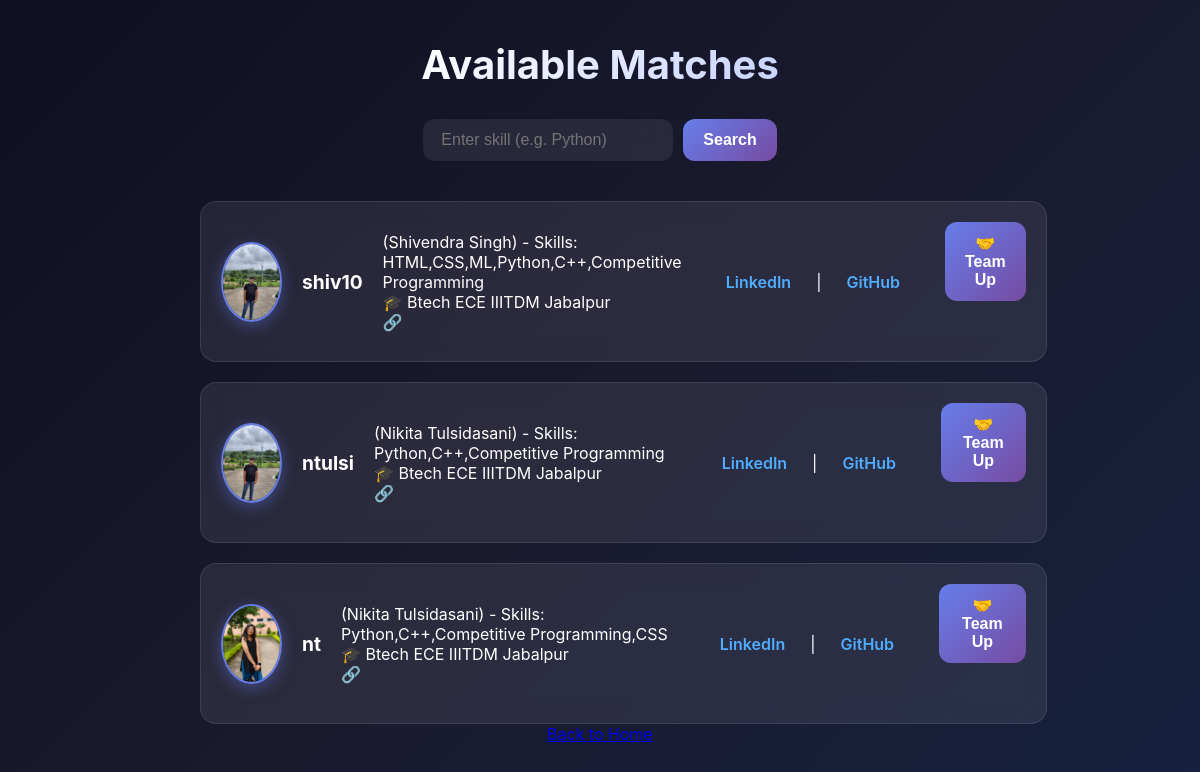
Screenshot of /matches (signed in) with the database file from the repository.
### app.py (models this page shows)
class User(db.Model, UserMixin):
    id = db.Column(db.Integer, primary_key=True)
    username = db.Column(db.String(50), unique=True, nullable=False)
    name = db.Column(db.String(50))
    skills = db.Column(db.String(200))
    linkedin = db.Column(db.String(200))
    github = db.Column(db.String(200))
    education = db.Column(db.String(200))
    photo = db.Column(db.String(200))
    availability = db.Column(db.Boolean, default=True)

### app.py (the view)
@app.route('/matches')
@login_required
def matches():
    required_skill = request.args.get("skill", None)
    if required_skill:
        skill_list = [s.strip().lower() for s in required_skill.split(",")]
        filters = [User.skills.ilike(f"%{skill}%") for skill in skill_list]
        users = User.query.filter(and_(*filters), User.availability == True).all()
    else:
        users = User.query.filter_by(availability=True).all()
    return render_template("matches.html", users=users, skill=required_skill)

### app.py (called while the page is built)
@login_manager.user_loader
def load_user(user_id):
    return User.query.get(int(user_id))

### templates/matches.html (shortened to what this page needs)
<!DOCTYPE html>
<html>
<head>
    <link rel="stylesheet" href="{{ url_for('static', filename='css/stylematch.css') }}">
</head>
<body>
    <h1>Available Matches</h1>
        <form method="get" action="{{ url_for('matches') }}">
        <input type="text" name="skill" placeholder="Enter skill (e.g. Python)" value="{{ skill or '' }}">
        <button type="submit">Search</button>
    </form>
    {% if users %}
        <ul>
        {% for user in users %}
            <li>
               {% if user.photo %}
               <img src="{{ url_for('static', filename='uploads/' + user.photo) }}"
                    width="80" height="80" style="border-radius:50%">
               {% endif %}
                <b>{{ user.username }}</b> ({{ user.name }}) - Skills: {{ user.skills }}
                <br>
                🎓 {{ user.education or 'Not provided' }} <br>
                🔗 <a href="{{ user.linkedin }}" target="_blank">LinkedIn</a> |
                <a href="{{ user.github }}" target="_blank">GitHub</a> <br>
                    <form method="POST" action="{{ url_for('teamup', user_id=user.id) }}">
                    <button type="submit">🤝 Team Up</button>
                </form>
            </li>
        {% endfor %}
        </ul>
    {% else %}
        <p>No matching users found.</p>
    {% endif %}
    <a href="{{ url_for('home') }}">Back to Home</a>
</body>
</html>

### static/css/stylematch.css (style rules this page uses)
* { margin: 0; padding: 0; box-sizing: border-box; }
body { font-family: 'Inter', sans-serif; background: linear-gradient(135deg, #0f0f23 0%, #1a1a2e 50%, #16213e 100%); min-height: 100vh; padding: 40px 20px; color: #fff; display: flex; flex-direction: column; align-items: center; }
h1 { font-size: 2.5rem; margin-bottom: 30px; background: linear-gradient(135deg, #ffffff, #c7d2fe); -webkit-background-clip: text; -webkit-text-fill-color: transparent; animation: glow 2s ease-in-out infinite alternate; text-align: center; }
form { margin-bottom: 40px; display: flex; gap: 10px; justify-content: center; flex-wrap: wrap; }
form input[type="text"] { padding: 12px 18px; border-radius: 12px; border: none; outline: none; min-width: 250px; background: rgba(255, 255, 255, 0.08); color: #fff; font-size: 1rem; backdrop-filter: blur(10px); }
form button { padding: 12px 20px; border: none; border-radius: 12px; font-weight: 600; font-size: 1rem; cursor: pointer; background: linear-gradient(135deg, #667eea, #764ba2); color: #fff; transition: all 0.3s ease; }
ul { list-style: none; width: 100%; max-width: 800px; display: grid; gap: 20px; }
li { background: rgba(255, 255, 255, 0.08); backdrop-filter: blur(12px); border-radius: 16px; padding: 20px; display: flex; gap: 20px; align-items: center; transition: transform 0.3s ease, box-shadow 0.3s ease; border: 1px solid rgba(255, 255, 255, 0.1); }
li img { border-radius: 50%; border: 2px solid #667eea; box-shadow: 0 4px 15px rgba(102, 126, 234, 0.4); }
li b { font-size: 1.2rem; color: #fff; }
li a { color: #4facfe; text-decoration: none; font-weight: 600; margin: 0 5px; }

### rows the page displays
User: photo (picture), username "shiv10", name "Shivendra Singh", skills "HTML,CSS,ML,Python,C++,Competitive Programming", education "Btech ECE IIITDM Jabalpur"
User: photo (picture), username "ntulsi", name "Nikita Tulsidasani", skills "Python,C++,Competitive Programming", education "Btech ECE IIITDM Jabalpur"
User: photo (picture), username "nt", name "Nikita Tulsidasani", skills "Python,C++,Competitive Programming,CSS", education "Btech ECE IIITDM Jabalpur"
